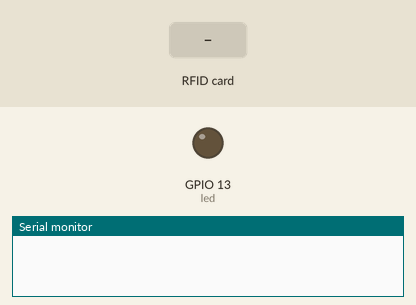
Simulated run of this sketch. Board: ESP32. On the bench: output pins drawn as LEDs (lit = HIGH), the last lines printed to the serial monitor. The test bench sets the inputs (shaded band). Nothing arrives over Bluetooth unless stated.

Above: at 1.2 s.
1.3 s: RFID card 7A AE C1 16 held to the reader
At 2.4 s:
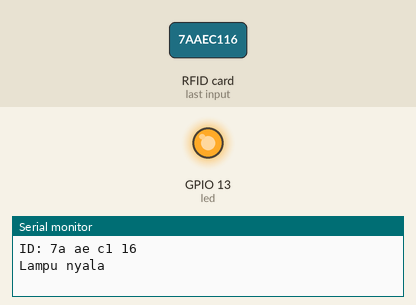
2.8 s: RFID card 5E 7A 19 C4 held to the reader
Timing chart, 0 to 5.8 s (numbered marks = the images above; inputs shaded):
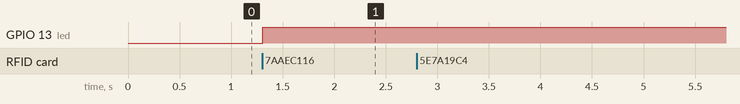

The sketch:

RFID.ino
```cpp
#include "BluetoothSerial.h"
#include <MFRC522.h> //library responsible for communicating with the module RFID-RC522
#include <SPI.h> //library responsible for communicating of SPI bus


#if !defined(CONFIG_BT_ENABLED) || !defined(CONFIG_BLUEDROID_ENABLED)
#error Bluetooth is not enabled! Please run `make menuconfig` to and enable it
#endif


#define SS_PIN    21
#define RST_PIN   22
#define led       13

// Defined pins to module RC522
MFRC522 mfrc522(SS_PIN, RST_PIN);


BluetoothSerial SerialBT;

void setup()
{
  Serial.begin(115200);
  SPI.begin(); // Init SPI bus
  SerialBT.begin("ESP32-miniProject"); //Bluetooth device name
  pinMode(led,OUTPUT);

  // Init MFRC522
  mfrc522.PCD_Init();

}

String kondisi = "Lampu mati";

void loop()
{
  if ( mfrc522.PICC_IsNewCardPresent())
  {
    if ( mfrc522.PICC_ReadCardSerial())
    {
      String UID="";

      for(byte i = 0; i < mfrc522.uid.size; i++) {
        String satu =  mfrc522.uid.uidByte[i] < 0x10 ? " 0" : " ";
        String dua = String ( mfrc522.uid.uidByte[i], HEX);
        String tampung = satu+dua;
        UID = UID+tampung;
      }

      Serial.print("ID:");
      Serial.println(UID);

      SerialBT.print("ID:");
      SerialBT.println(UID);
      mfrc522.PICC_HaltA();

      if(UID == " 7a ae c1 16"){
        if(kondisi == "Lampu mati"){
          digitalWrite(led,HIGH);
          kondisi = "Lampu nyala";
          Serial.println(kondisi);
        }else{
          digitalWrite(led,LOW);
          kondisi = "Lampu mati";
          Serial.println(kondisi);
        }
      }

    }

  }

}
```

Measured:
- after the input at 1.3 s, GPIO 13 (led): LOW → HIGH at once
